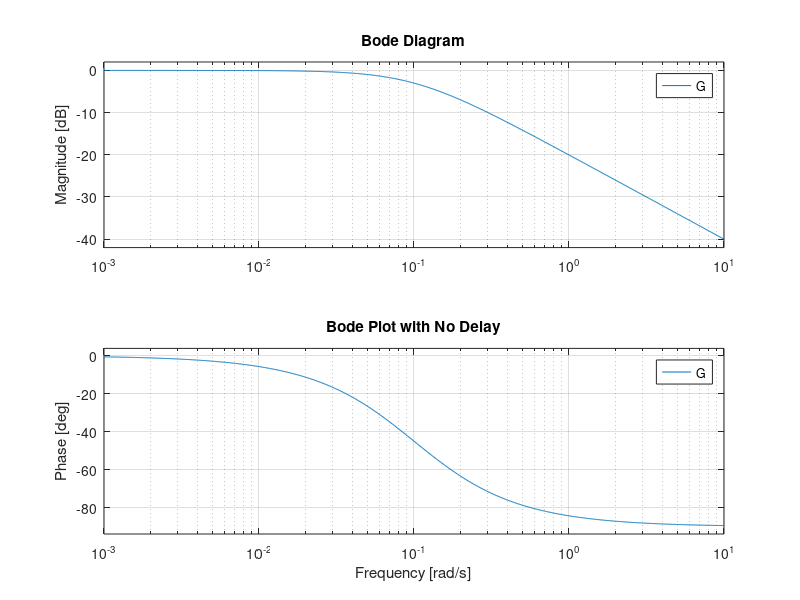
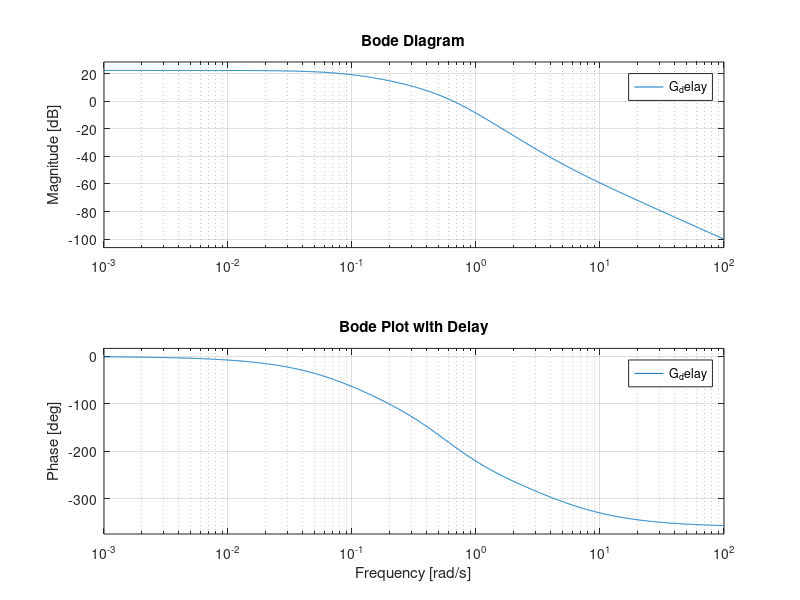
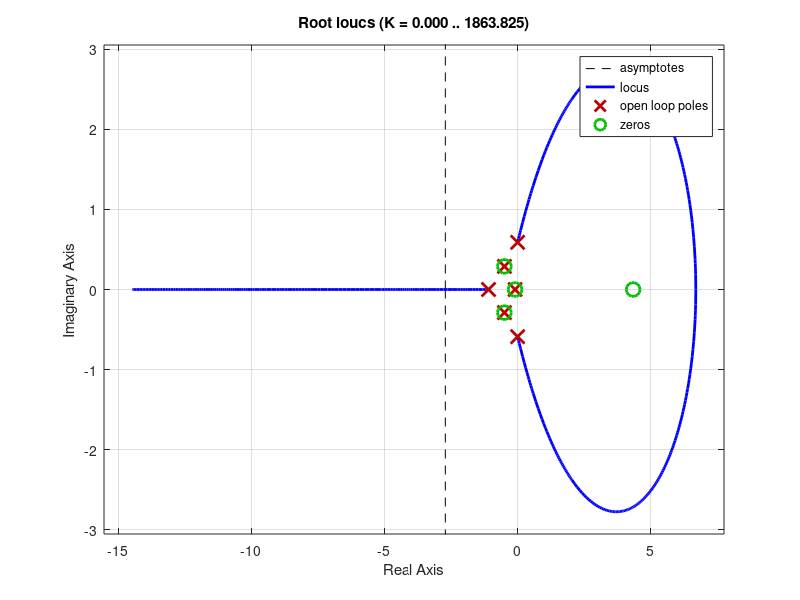
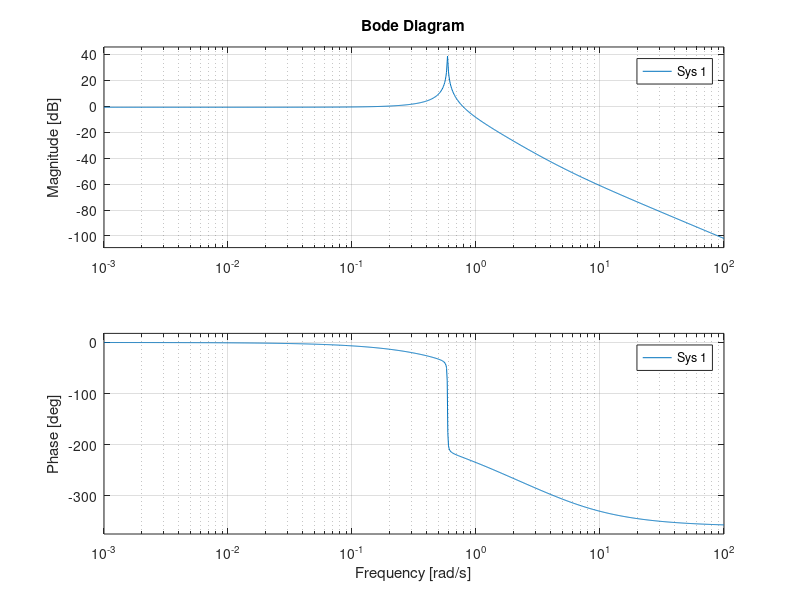

Write the MATLAB code that produced these figures, in order.
clear all; clc; clf;

s = tf('s');
a0 = 0.1;
b0 = 0.1;
d = 6;

num = b0;
den = s + a0;
G = num / den;

num_delay = num * (1 - d*s/2 + (d*2)^2/12);
den_delay = den * (1 + d*s/2 + (d*s)^2/12);
G_delay = num_delay / den_delay;

figure(1)
bode(G);
title("Bode Plot with No Delay");

figure(2)
bode(G_delay);
title("Bode Plot with Delay");

alpha = 0.1;
beta = 5;
gamma = 1;

K_u = 0.8;
D_P = K_u;

figure(3)
rlocus(G_delay * D_P / (1 + G_delay * D_P));
figure(4)
bode(G_delay * D_P / (1 + G_delay * D_P))

omega_u = 0.588; % from Bode plot
T_u = 1 / omega_u;
K_p = alpha * K_u;
T_I = beta * T_u;
T_D = gamma * T_u;

D_PID = K_p * T_D * (s^2 + s/T_D + 1/(T_I*T_D)) / s;

figure(5)
rlocus(G_delay * D_PID / (1 + G_delay * D_PID));
figure(6)
bode(G_delay * D_PID / (1 + G_delay * D_PID));

% 
% 
% omega_u = 0.3;
% 
% T_u = 1 / omega_u;
% K_p = alpha * K_u;
% T_I = beta * T_u;
% T_D = gamma * T_u;
% 
% D_PID = K_p * T_D * (s^2 + s/T_D + 1/(T_I*T_D)) / s;
% 
% figure(3)
% bode(G_delay * D_PID / (1 + G_delay * D_PID));
% 
% figure(4)
% rlocus(G_delay * D_P / (1 + G_delay * D_P));
% figure(5)
% bode(G_delay * D_P / (1 + G_delay * D_P))